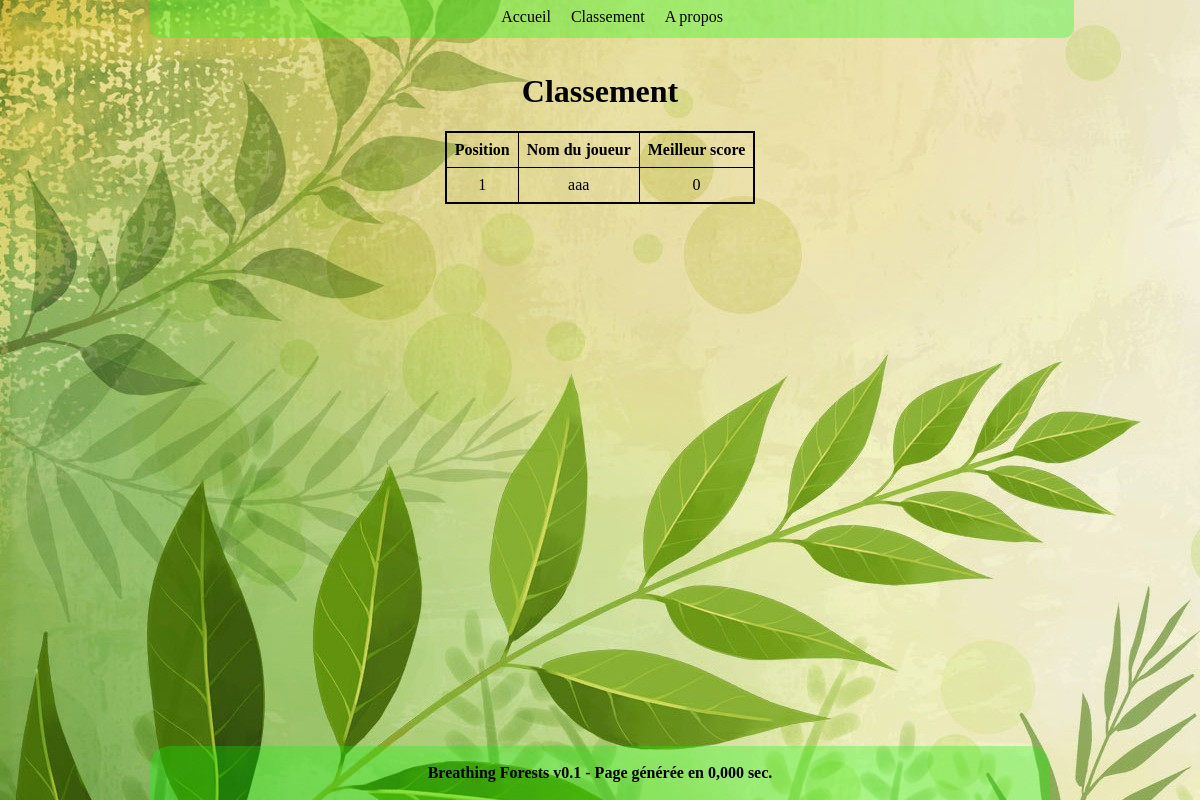
/leaderboard.php, run on an earlier commit of the app's database.
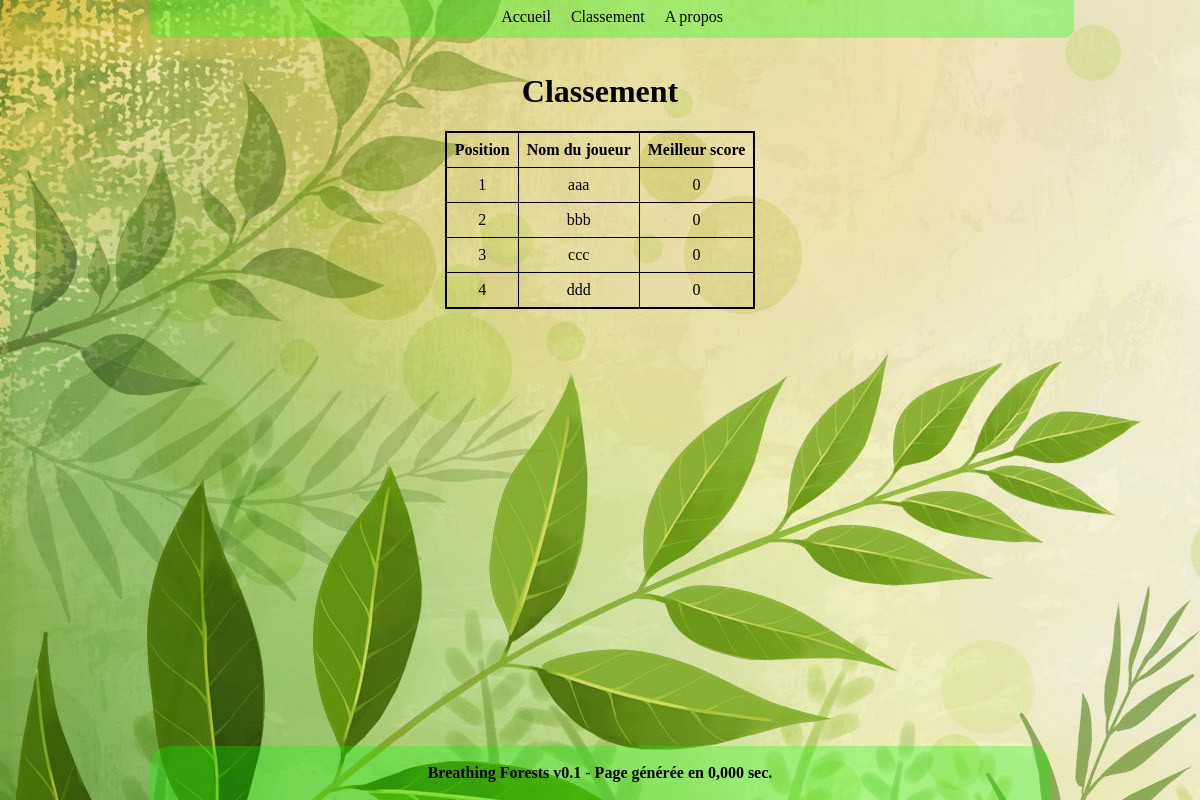
And on a later commit of the database.
### tables this page shows
CREATE TABLE IF NOT EXISTS `user` (
  `PK_user` int(11) NOT NULL AUTO_INCREMENT,
  `username` varchar(20) NOT NULL,
  `password` varchar(20) NOT NULL,
  `money` int(11) NOT NULL DEFAULT '1000000',
  `actual_score` int(11) NOT NULL DEFAULT '0',
  `best_score` int(11) NOT NULL DEFAULT '0',
  `date_register` datetime NOT NULL DEFAULT CURRENT_TIMESTAMP,
  `date_last_login` datetime DEFAULT NULL,
  `auth_level` varchar(5) NOT NULL DEFAULT 'ok',
  PRIMARY KEY (`PK_user`)
);

### includes/config.php (called while the page is built, shortened)
<?php
    $time_start = microtime(true);
    $folder = '';
    $title_project = 'Breathing Forests';
    $version_project = '0.1';
    if(strstr($_SERVER["DOCUMENT_ROOT"], 'pji')){
        require_once $_SERVER["DOCUMENT_ROOT"].'/M1S2_PJI/utilities/fonctions.php';
    } else {
        require_once $_SERVER["DOCUMENT_ROOT"].'/pji/M1S2_PJI/utilities/fonctions.php';
    }
?>

### utilities/fonctions.php (called while the page is built, shortened)
<?php
    function is_logged() {
        if(isset($_SESSION['username'])) {
            global $bdd;
            $info_username = "SELECT auth_level FROM user WHERE username = ".$bdd->quote($_SESSION['username']);
            $result_info_username = $bdd->query($info_username);
            $row_info_username = $result_info_username->fetch(PDO::FETCH_ASSOC);
            if($row_info_username['auth_level'] == 'ban' OR $row_info_username['auth_level'] == 'del') {
                return false;
            }
            return true;
        } else {
            return false;
        }
    }
    function display_nb($nb) {
        return number_format($nb, 0, ',', ' ');
    }

### leaderboard.php (the view, shortened to what this page needs)
<?php
    require_once 'includes/config.php';
    require_once 'includes/head.php';
?>
<body>
<?php
    require_once 'includes/menu.php';
?>
    <div id="main">
        <h1>Classement</h1>
        <?php
            $query_user = "SELECT username, best_score FROM user ORDER BY best_score DESC";
            $result_user = $bdd->query($query_user);
        ?>
        <table id="table_leaderboard">
            <tr>
                <th>
                    Position
                </th>
                <th>
                    Nom du joueur
                </th>
                <th>
                    Meilleur score
                </th>
            </tr>
<?php
        $rank = 1;
        while($row_user = $result_user->fetch(PDO::FETCH_ASSOC)) {
?>
            <tr>
                <?php if(isset($_SESSION['username']) && $row_user['username'] == $_SESSION['username']) { echo '<td class="myrank">'.$rank.'</td>'; } else { echo '<td>'.$rank.'</td>'; } ?>
                <?php if(isset($_SESSION['username']) && $row_user['username'] == $_SESSION['username']) { echo '<td class="myrank">'.$row_user['username'].'</td>'; } else { echo '<td>'.$row_user['username'].'</td>'; } ?>
                <?php if(isset($_SESSION['username']) && $row_user['username'] == $_SESSION['username']) { echo '<td class="myrank">'.display_nb($row_user['best_score']).'</td>'; } else { echo '<td>'.display_nb($row_user['best_score']).'</td>'; } ?>
            </tr>
<?php
            $rank++;
        }
?>
        </table>
    </div>
 <?php
    require_once 'includes/footer.php';
?>

### includes/head.php (shortened to what this page needs)
<!DOCTYPE html>
<html lang="fr">
<head>
    <link rel="stylesheet" type="text/css" href="<?php echo $folder;?>styles/jquery.qtip.css"/>
    <link rel="stylesheet" type="text/css" href="<?php echo $folder;?>styles/style.css"/>
</head>

### includes/menu.php (shortened to what this page needs)
<?php
    echo '<div id="menu">';
    if(!is_logged()) {
?>
        <header>
            <nav id="nav_menu_nolog">
                <ul>
                    <li><a href="<?php echo $folder;?>index.php" title="Accueil">Accueil</a></li>
                    <li><a href="<?php echo $folder;?>leaderboard.php" title="Voir les meilleurs joueurs">Classement</a></li>
                    <li><a href="<?php echo $folder;?>about.php" title="Pour en savoir plus">A propos</a></li>
                </ul>
            </nav>
        </header>
<?php
    }
    echo '</div>';
?>

### includes/footer.php
<footer id="footer">
    <?php
        $time_end = microtime(true);
        $time = $time_end - $time_start;
        $page_load_time = number_format($time, 3, ',', ' ');
        echo '<br>'.$title_project.' v'.$version_project.' - Page générée en ' . $page_load_time . ' sec.';
    ?>
    <br><br>
</footer>
</body>
</html>

### styles/style.css (style rules this page uses)
html { height: 100%; }
body { position: relative; min-height: 100%; margin: auto; font-size: 16px; background-image: url("images/green_nature_background6.jpg"); }
#main { text-align: center; position: relative; width: 75%; margin: auto; padding-bottom: 60px; }
table { border-collapse: collapse; }
#menu { text-align: center; position: relative; width: 75%; margin: auto; }
#nav_menu_nolog ul { background-color: rgba(0, 255, 0, 0.3); width: 100%; margin: auto; padding: 12px; padding-top: 8px; list-style-type : none; text-align: center; margin-right: 0px; margin-bottom: 35px; -webkit-border-bottom-right-radius: 10px; -webkit-border-bottom-left-radius: 10px; -moz-border-radius-bottomright: 10px; -moz-border-radius-bottomleft: 10px; border-bottom-right-radius: 10px; border-bottom-left-radius: 10px; }
#nav_menu_nolog li, #nav_menu li { display : inline; min-width: 30%; padding : 0 0.5em; }
#nav_menu_nolog a, #nav_menu a { text-decoration: none; color: black; }
#table_leaderboard { text-align : center; margin: auto; border: 2px solid black; }
#table_leaderboard th, #table_leaderboard tr td { border: 1px solid black; padding: 8px; }
footer { position: fixed; bottom: 0px; left: 0px; right: 0px; margin: 0px auto; background-color: rgba(0, 255, 0, 0.3); -webkit-border-top-left-radius: 20px; -webkit-border-top-right-radius: 20px; -moz-border-radius-topleft: 20px; -moz-border-radius-topright: 20px; border-top-left-radius: 20px; border-top-right-radius: 20px; text-align: center; font-weight: bold; width: 75%; }

What changed in the data, as far as the page shows it:
added user: username "bbb", best_score "0"
added user: username "ccc", best_score "0"
added user: username "ddd", best_score "0"
